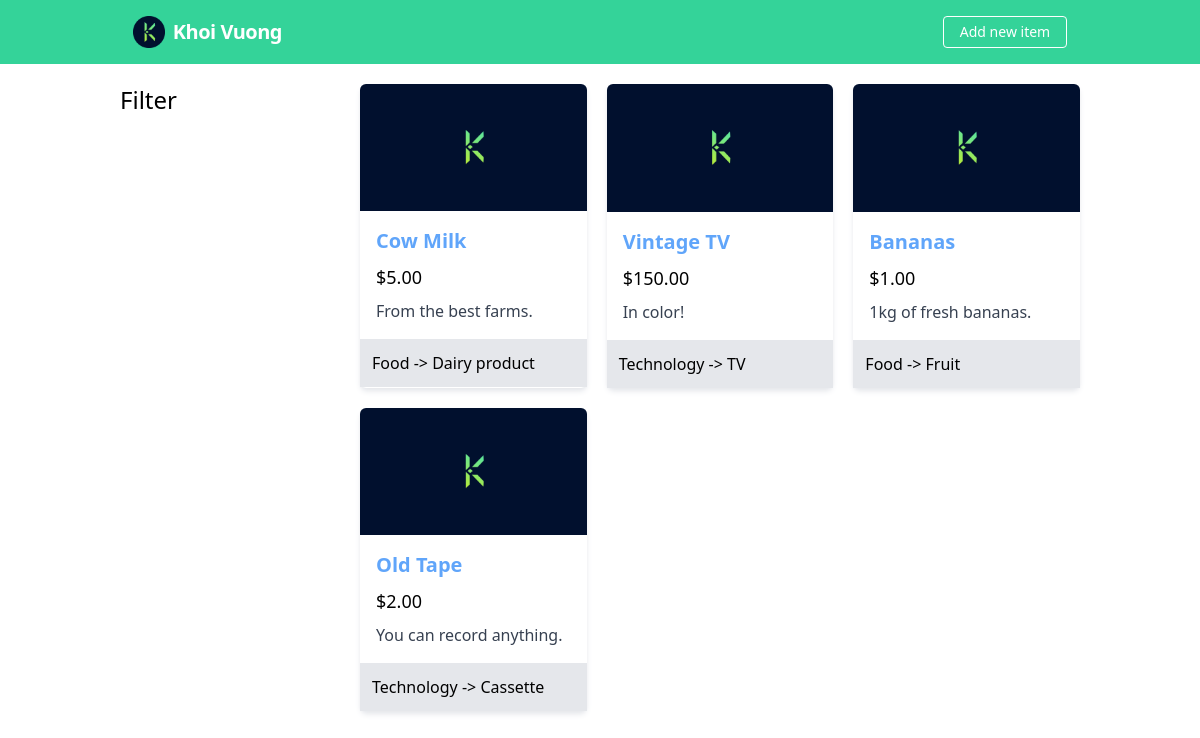
Before: / with the older database file.
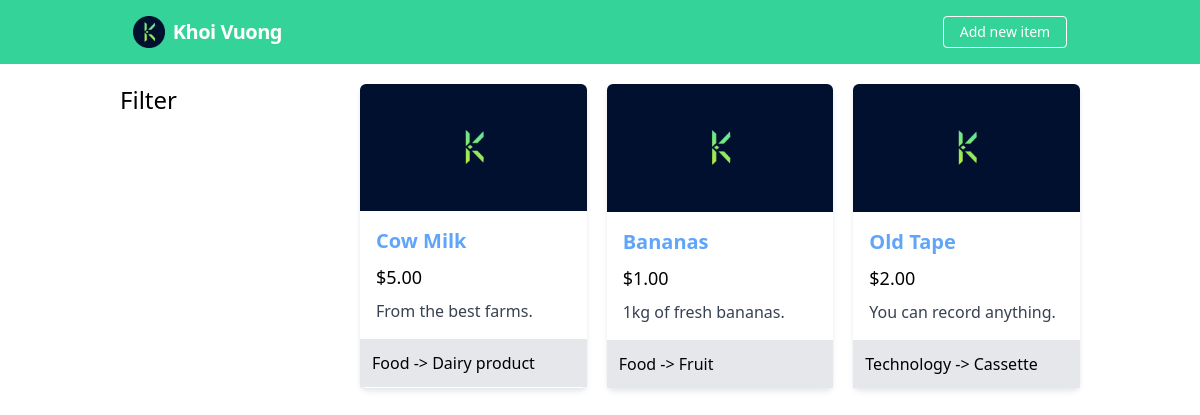
After: the same page with the newer database file.
### tables this page shows
CREATE TABLE items(
                    id              INTEGER PRIMARY KEY AUTOINCREMENT,
                    title           TEXT,
                    description     TEXT,
                    price           REAL,
                    image           TEXT,
                    category_id     INTEGER,
                    subcategory_id  INTEGER,
                    FOREIGN KEY(category_id) REFERENCES categories(id),
                    FOREIGN KEY(subcategory_id) REFERENCES subcategories(id)
);

CREATE TABLE categories(
                    id              INTEGER PRIMARY KEY AUTOINCREMENT,
                    name            TEXT
);

CREATE TABLE subcategories(
                    id              INTEGER PRIMARY KEY AUTOINCREMENT,
                    name            TEXT,
                    category_id     INTEGER,
                    FOREIGN KEY(category_id) REFERENCES categories(id)
);

### app.py (the view)
@app.route("/")
def home():
  conn = get_db()
  c = conn.cursor()
  items_from_db = c.execute("""SELECT
                  i.id, i.title, i.description, i.price, i.image, c.name, s.name
                  FROM
                  items AS i
                  INNER JOIN categories     AS c ON i.category_id     = c.id
                  INNER JOIN subcategories  AS s ON i.subcategory_id  = s.id
                  ORDER BY i.id DESC
  """)
  items = []
  for row in items_from_db:
      item = {
          "id": row[0],
          "title": row[1],
          "description": row[2],
          "price": row[3],
          "image": row[4],
          "category": row[5],
          "subcategory": row[6]
      }
      items.append(item)
  return render_template("home.html", items=items)

### app.py (called while the page is built)
def get_db():
  db = getattr(g, "_database", None)
  if db is None:
    db = g._database = sqlite3.connect("db/globomantics.db")
  return db

@app.teardown_appcontext
def close_connection(exception):
  db = getattr(g, "_database", None)
  if db is not None:
    db.close()

### templates/home.html
{% extends 'base.html' %} {% block title %} Home {% endblock %} {% block content
%}
<div class="flex items-center justify-center">
  <div class="w-4/5 grid grid-cols-4 mt-5">
    <div class="col-span-4 md:col-span-1">
      <h1 class="text-2xl">Filter</h1>
    </div>
    <div class="col-span-4 md:col-span-3">
      <div class="grid gap-5 grid-cols-1 md:grid-cols-2 lg:grid-cols-3">
        {% if items %} {% for item in items %}
        <div
          class="w-full rounded-md shadow-md shadow-gray-200 hover:shadow-green-200/80 hover:scale-110 hover:shadow-xl hover:bg-gray-50 transition-all"
        >
          <img
            class="aspect-video bg-cover w-full rounded-t-md"
            src="{{ url_for('static', filename='images/banner_logo.png') }}"
          />
          <div class="p-4">
            <a
              href="{{ url_for('item', item_id=item.id) }}"
              class="font-semibold text-xl py-2 text-blue-400"
              >{{ item.title }}</a
            >
            <p class="text-lg py-2">{{ "$%.2f"|format(item.price) }}</p>
            <p class="font-light text-gray-700 text-justify line-clamp-3">
              {{item.description}}
            </p>
          </div>
          <div class="bg-gray-200 p-3">
            <small class="text-base">
              {{ item.category }} -> {{ item.subcategory }}
            </small>
          </div>
        </div>
        {% endfor %} {% else %}
        <p class="text-2xl font-semibold">No items to show.</p>
        {% endif %}
      </div>
    </div>
  </div>
</div>
{% endblock %}

### templates/base.html (shortened to what this page needs)
<!DOCTYPE html>
<html lang="en">
  <head>
    <link
      rel="stylesheet"
      href="{{ url_for('static', filename='style.css') }}"
    />
    <script src="https://cdn.tailwindcss.com"></script>
  </head>
  <body>
    <nav class="flex items-center justify-center bg-emerald-400 p-4">
      <div class="flex items-center justify-between flex-wrap w-4/5">
        <div class="flex items-center flex-shrink-0 text-white mr-6">
          <a href="{{ url_for('home') }}" class="flex items-center">
            <img
              src="/static/images/logo.png"
              alt="Logo"
              class="h-8 w-8 mr-2"
            />
            <span class="font-semibold text-xl tracking-tight">
              Khoi Vuong
            </span>
          </a>
        </div>
        <a
          class="cursor-pointer text-sm px-4 py-2 leading-none border rounded text-white border-white hover:border-transparent hover:text-teal-500 hover:bg-white mt-4 lg:mt-0 transition-colors"
          href="{{ url_for('new_item') }}"
        >
          Add new item
        </a>
      </div>
    </nav>
    <div>
       {% block content %} {% endblock %}
    </div>
  </body>
</html>

### static/style.css (style rules this page uses)
* { margin: 0; padding: 0; box-sizing: border-box; }

Changed rows visible on the page:
removed items: title "Vintage TV", price "$150.00", description "In color!", category "Technology", subcategory "TV"
